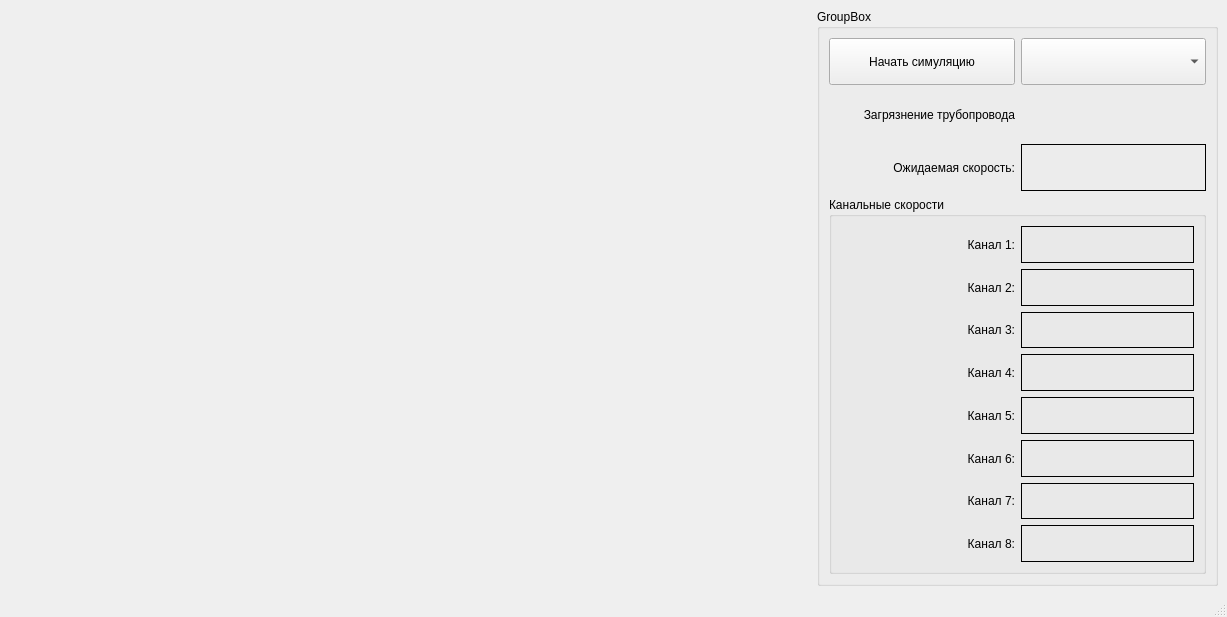
<?xml version="1.0" encoding="UTF-8"?>
<ui version="4.0">
 <class>MainWindow</class>
 <widget class="QMainWindow" name="MainWindow">
  <property name="geometry">
   <rect>
    <x>0</x>
    <y>0</y>
    <width>1227</width>
    <height>617</height>
   </rect>
  </property>
  <property name="windowTitle">
   <string>MainWindow</string>
  </property>
  <widget class="QWidget" name="centralwidget">
   <layout class="QHBoxLayout" name="horizontalLayout" stretch="2,1">
    <item>
     <widget class="QCustomPlot" name="plot"/>
    </item>
    <item>
     <widget class="QGroupBox" name="groupBox">
      <property name="title">
       <string>GroupBox</string>
      </property>
      <layout class="QVBoxLayout" name="verticalLayout" stretch="1,1,1,8">
       <item>
        <layout class="QHBoxLayout" name="horizontalLayout_5">
         <item>
          <widget class="QPushButton" name="sim">
           <property name="sizePolicy">
            <sizepolicy hsizetype="Ignored" vsizetype="Ignored">
             <horstretch>0</horstretch>
             <verstretch>0</verstretch>
            </sizepolicy>
           </property>
           <property name="text">
            <string>Начать симуляцию</string>
           </property>
          </widget>
         </item>
         <item>
          <widget class="QComboBox" name="tests">
           <property name="sizePolicy">
            <sizepolicy hsizetype="Ignored" vsizetype="Ignored">
             <horstretch>0</horstretch>
             <verstretch>0</verstretch>
            </sizepolicy>
           </property>
          </widget>
         </item>
        </layout>
       </item>
       <item>
        <layout class="QHBoxLayout" name="horizontalLayout_4" stretch="1,1">
         <item>
          <widget class="QLabel" name="trend_2">
           <property name="text">
            <string>Загрязнение трубопровода</string>
           </property>
           <property name="alignment">
            <set>Qt::AlignRight|Qt::AlignTrailing|Qt::AlignVCenter</set>
           </property>
          </widget>
         </item>
         <item>
          <widget class="QLabel" name="trend">
           <property name="text">
            <string/>
           </property>
          </widget>
         </item>
        </layout>
       </item>
       <item>
        <layout class="QHBoxLayout" name="horizontalLayout_3" stretch="1,1">
         <item>
          <widget class="QLabel" name="label_9">
           <property name="text">
            <string>Ожидаемая скорость:</string>
           </property>
           <property name="alignment">
            <set>Qt::AlignRight|Qt::AlignTrailing|Qt::AlignVCenter</set>
           </property>
          </widget>
         </item>
         <item>
          <widget class="QLabel" name="expected_speed">
           <property name="frameShape">
            <enum>QFrame::Box</enum>
           </property>
           <property name="text">
            <string/>
           </property>
          </widget>
         </item>
        </layout>
       </item>
       <item>
        <widget class="QGroupBox" name="groupBox_2">
         <property name="title">
          <string>Канальные скорости</string>
         </property>
         <layout class="QHBoxLayout" name="horizontalLayout_2">
          <item>
           <layout class="QGridLayout" name="gridLayout">
            <item row="1" column="0">
             <widget class="QLabel" name="label_2">
              <property name="text">
               <string>Канал 2:</string>
              </property>
              <property name="alignment">
               <set>Qt::AlignRight|Qt::AlignTrailing|Qt::AlignVCenter</set>
              </property>
             </widget>
            </item>
            <item row="6" column="0">
             <widget class="QLabel" name="label_7">
              <property name="text">
               <string>Канал 7:</string>
              </property>
              <property name="alignment">
               <set>Qt::AlignRight|Qt::AlignTrailing|Qt::AlignVCenter</set>
              </property>
             </widget>
            </item>
            <item row="0" column="1">
             <widget class="QLabel" name="ch1">
              <property name="sizePolicy">
               <sizepolicy hsizetype="Ignored" vsizetype="Ignored">
                <horstretch>0</horstretch>
                <verstretch>0</verstretch>
               </sizepolicy>
              </property>
              <property name="frameShape">
               <enum>QFrame::Box</enum>
              </property>
              <property name="text">
               <string/>
              </property>
             </widget>
            </item>
            <item row="4" column="0">
             <widget class="QLabel" name="label_5">
              <property name="text">
               <string>Канал 5:</string>
              </property>
              <property name="alignment">
               <set>Qt::AlignRight|Qt::AlignTrailing|Qt::AlignVCenter</set>
              </property>
             </widget>
            </item>
            <item row="3" column="0">
             <widget class="QLabel" name="label_4">
              <property name="text">
               <string>Канал 4:</string>
              </property>
              <property name="alignment">
               <set>Qt::AlignRight|Qt::AlignTrailing|Qt::AlignVCenter</set>
              </property>
             </widget>
            </item>
            <item row="2" column="0">
             <widget class="QLabel" name="label_3">
              <property name="text">
               <string>Канал 3:</string>
              </property>
              <property name="alignment">
               <set>Qt::AlignRight|Qt::AlignTrailing|Qt::AlignVCenter</set>
              </property>
             </widget>
            </item>
            <item row="5" column="0">
             <widget class="QLabel" name="label_6">
              <property name="text">
               <string>Канал 6:</string>
              </property>
              <property name="alignment">
               <set>Qt::AlignRight|Qt::AlignTrailing|Qt::AlignVCenter</set>
              </property>
             </widget>
            </item>
            <item row="0" column="0">
             <widget class="QLabel" name="label">
              <property name="text">
               <string>Канал 1:</string>
              </property>
              <property name="alignment">
               <set>Qt::AlignRight|Qt::AlignTrailing|Qt::AlignVCenter</set>
              </property>
             </widget>
            </item>
            <item row="7" column="0">
             <widget class="QLabel" name="label_8">
              <property name="text">
               <string>Канал 8:</string>
              </property>
              <property name="alignment">
               <set>Qt::AlignRight|Qt::AlignTrailing|Qt::AlignVCenter</set>
              </property>
             </widget>
            </item>
            <item row="1" column="1">
             <widget class="QLabel" name="ch2">
              <property name="sizePolicy">
               <sizepolicy hsizetype="Ignored" vsizetype="Ignored">
                <horstretch>0</horstretch>
                <verstretch>0</verstretch>
               </sizepolicy>
              </property>
              <property name="frameShape">
               <enum>QFrame::Box</enum>
              </property>
              <property name="text">
               <string/>
              </property>
             </widget>
            </item>
            <item row="2" column="1">
             <widget class="QLabel" name="ch3">
              <property name="sizePolicy">
               <sizepolicy hsizetype="Ignored" vsizetype="Ignored">
                <horstretch>0</horstretch>
                <verstretch>0</verstretch>
               </sizepolicy>
              </property>
              <property name="frameShape">
               <enum>QFrame::Box</enum>
              </property>
              <property name="text">
               <string/>
              </property>
             </widget>
            </item>
            <item row="3" column="1">
             <widget class="QLabel" name="ch4">
              <property name="sizePolicy">
               <sizepolicy hsizetype="Ignored" vsizetype="Ignored">
                <horstretch>0</horstretch>
                <verstretch>0</verstretch>
               </sizepolicy>
              </property>
              <property name="frameShape">
               <enum>QFrame::Box</enum>
              </property>
              <property name="text">
               <string/>
              </property>
             </widget>
            </item>
            <item row="4" column="1">
             <widget class="QLabel" name="ch5">
              <property name="sizePolicy">
               <sizepolicy hsizetype="Ignored" vsizetype="Ignored">
                <horstretch>0</horstretch>
                <verstretch>0</verstretch>
               </sizepolicy>
              </property>
              <property name="frameShape">
               <enum>QFrame::Box</enum>
              </property>
              <property name="text">
               <string/>
              </property>
             </widget>
            </item>
            <item row="5" column="1">
             <widget class="QLabel" name="ch6">
              <property name="sizePolicy">
               <sizepolicy hsizetype="Ignored" vsizetype="Ignored">
                <horstretch>0</horstretch>
                <verstretch>0</verstretch>
               </sizepolicy>
              </property>
              <property name="frameShape">
               <enum>QFrame::Box</enum>
              </property>
              <property name="text">
               <string/>
              </property>
             </widget>
            </item>
            <item row="6" column="1">
             <widget class="QLabel" name="ch7">
              <property name="sizePolicy">
               <sizepolicy hsizetype="Ignored" vsizetype="Ignored">
                <horstretch>0</horstretch>
                <verstretch>0</verstretch>
               </sizepolicy>
              </property>
              <property name="frameShape">
               <enum>QFrame::Box</enum>
              </property>
              <property name="text">
               <string/>
              </property>
             </widget>
            </item>
            <item row="7" column="1">
             <widget class="QLabel" name="ch8">
              <property name="sizePolicy">
               <sizepolicy hsizetype="Ignored" vsizetype="Ignored">
                <horstretch>0</horstretch>
                <verstretch>0</verstretch>
               </sizepolicy>
              </property>
              <property name="frameShape">
               <enum>QFrame::Box</enum>
              </property>
              <property name="text">
               <string/>
              </property>
             </widget>
            </item>
           </layout>
          </item>
         </layout>
        </widget>
       </item>
      </layout>
     </widget>
    </item>
   </layout>
  </widget>
  <widget class="QMenuBar" name="menubar">
   <property name="geometry">
    <rect>
     <x>0</x>
     <y>0</y>
     <width>1227</width>
     <height>21</height>
    </rect>
   </property>
  </widget>
  <widget class="QStatusBar" name="statusbar"/>
 </widget>
 <customwidgets>
  <customwidget>
   <class>QCustomPlot</class>
   <extends>QFrame</extends>
   <header location="global">qcustomplot.h</header>
   <container>1</container>
  </customwidget>
 </customwidgets>
 <resources/>
 <connections/>
</ui>
